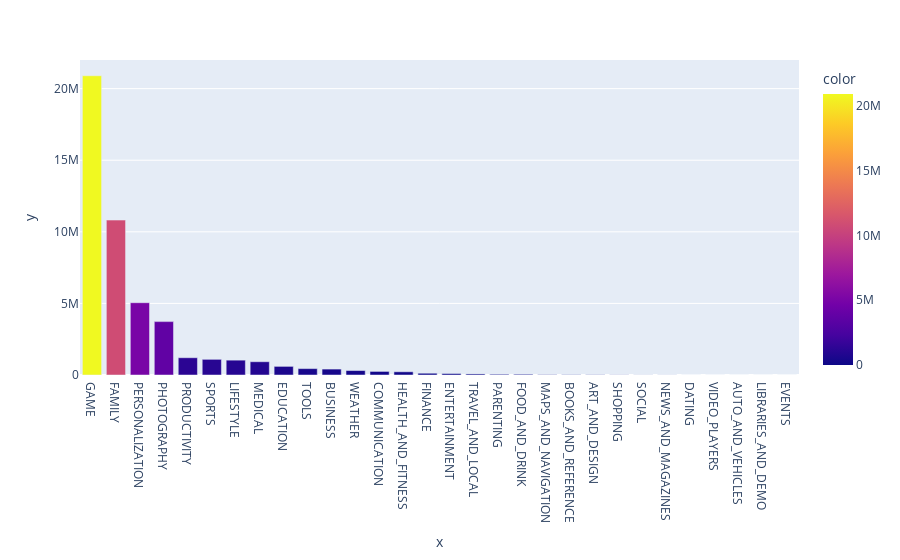

Notebook source saved alongside this figure:
### Markdown cell above
### which are the categories with highest number of paid installations?

### Code cell
paid_cat_install = paid_data['Installs'].groupby(by = paid_data['Category']).sum().sort_values(ascending =False)
px.bar(paid_data, x = paid_cat_install.index, y = paid_cat_install.values , color =paid_cat_install)

### Figure 1 — Plotly figure (JSON) as saved in the notebook; plotly's stock layout.template omitted (floating-point values rounded to 4 significant figures)
{"data": [{"alignmentgroup": "True", "hovertemplate": "x=%{x}<br>y=%{y}<br>color=%{marker.color}<extra></extra>", "legendgroup": "", "marker": {"color": [20899961, 10819654, 5048783, 3728740, 1206055, 1093815, 1037110, 926533, 602000, 446331, 412675, 311500, 249050, 224110, 122602, 100000, 73060, 50000, 50000, 21100, 18316, 16000, 10100, 6000, 5500, 1350, 1000, 150, 100, 1], "coloraxis": "coloraxis", "pattern": {"shape": ""}}, "name": "", "offsetgroup": "", "orientation": "v", "showlegend": false, "textposition": "auto", "type": "bar", "x": ["GAME", "FAMILY", "PERSONALIZATION", "PHOTOGRAPHY", "PRODUCTIVITY", "SPORTS", "LIFESTYLE", "MEDICAL", "EDUCATION", "TOOLS", "BUSINESS", "WEATHER", "COMMUNICATION", "HEALTH_AND_FITNESS", "FINANCE", "ENTERTAINMENT", "TRAVEL_AND_LOCAL", "PARENTING", "FOOD_AND_DRINK", "MAPS_AND_NAVIGATION", "BOOKS_AND_REFERENCE", "ART_AND_DESIGN", "SHOPPING", "SOCIAL", "NEWS_AND_MAGAZINES", "DATING", "VIDEO_PLAYERS", "AUTO_AND_VEHICLES", "LIBRARIES_AND_DEMO", "EVENTS"], "xaxis": "x", "y": [20899961, 10819654, 5048783, 3728740, 1206055, 1093815, 1037110, 926533, 602000, 446331, 412675, 311500, 249050, 224110, 122602, 100000, 73060, 50000, 50000, 21100, 18316, 16000, 10100, 6000, 5500, 1350, 1000, 150, 100, 1], "yaxis": "y"}], "layout": {"barmode": "relative", "coloraxis": {"colorbar": {"title": {"text": "color"}}, "colorscale": [[0, "#0d0887"], [0.1111, "#46039f"], [0.2222, "#7201a8"], [0.3333, "#9c179e"], [0.4444, "#bd3786"], [0.5556, "#d8576b"], [0.6667, "#ed7953"], [0.7778, "#fb9f3a"], [0.8889, "#fdca26"], [1, "#f0f921"]]}, "legend": {"tracegroupgap": 0}, "margin": {"t": 60}, "xaxis": {"anchor": "y", "domain": [0, 1], "title": {"text": "x"}}, "yaxis": {"anchor": "x", "domain": [0, 1], "title": {"text": "y"}}}}
